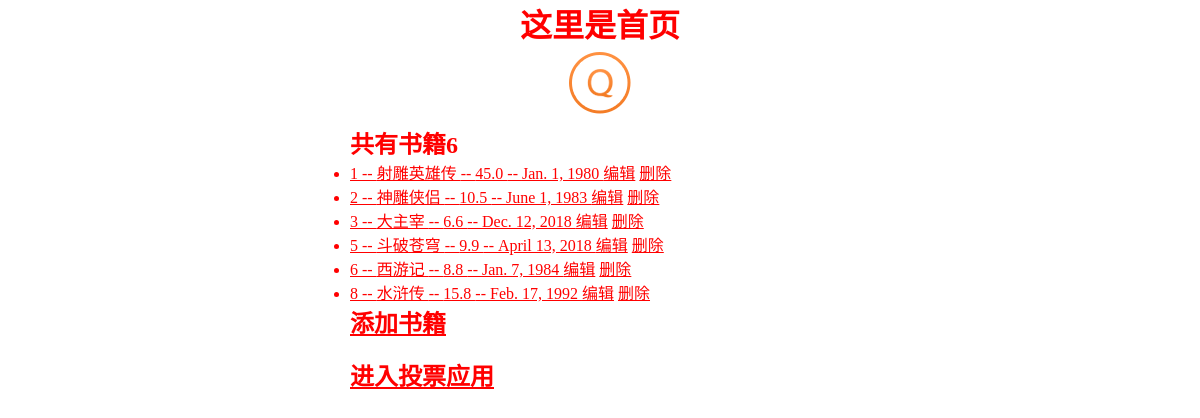
The app's page /, older data.
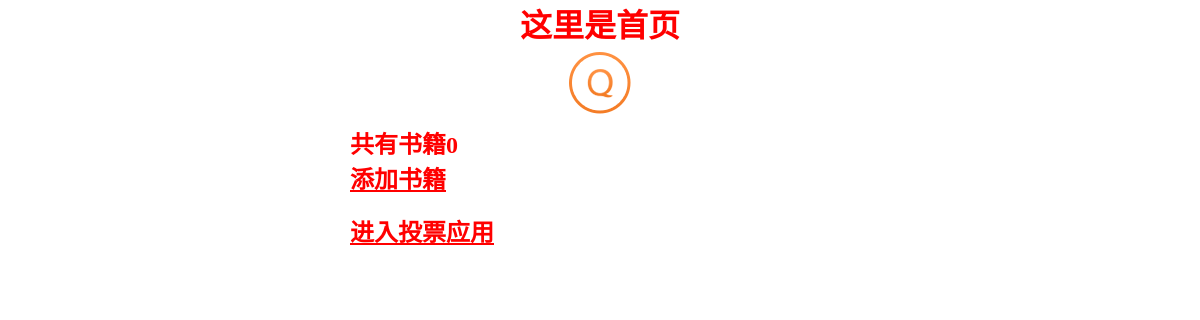
The same page, newer data.
### booktest/models.py (models this page shows)
class Book(models.Model):
    title = models.CharField(max_length=20)
    price = models.FloatField(default=0)
    pub_date = models.DateField(default="1983-06-01")
    def __str__(self):
        return self.title

### booktest/views.py (the view)
# urls.py: url(r'^$',views.index,name='index'),
def index(request):
    books = Book.objects.all()
    return render(request, 'index.html', {"books": books})

### templates/index.html (shortened to what this page needs)
<!DOCTYPE html>
<html lang="en">
<head>
    <link rel="stylesheet" href="/static/css/main.css">
</head>
<body>
    <div class="container">
        <h1 class="center">这里是首页</h1>
        <div>
            <div class="center">
                <img src="/static/img/tupian.png" alt="">
            </div>
             <h2>共有书籍{{books.count}}</h2>
            <ul>
                {% for book in books %}
                    <li>
                        <a href="{% url 'booktest:detail' book.id %}">  {{book.id}} -- {{book.title}} -- {{book.price}} -- {{book.pub_date}}  </a>
                        <a href="{% url 'booktest:editbook' book.id %}">编辑</a>
                        <a href="{% url 'booktest:deletebook' book.id %}"> 删除 </a>
                    </li>
                {% endfor %}
            </ul>
            <h2><a href="{% url 'booktest:addbook' %}">添加书籍</a></h2>
            <br>
            <h2><a href="{% url 'polls:pindex' %}">进入投票应用</a></h2>
        </div>
    </div>
</body>
</html>

### static/css/main.css (style rules this page uses)
* { margin:0; padding:0; color:red; }
.container { width:500px; margin:0 auto; }
.center { text-align:center; }

Row changes from the older to the newer data that the page shows:
removed Book: id "1", title "射雕英雄传", price "45.0", pub_date "Jan. 1, 1980"
removed Book: id "2", title "神雕侠侣", price "10.5", pub_date "June 1, 1983"
removed Book: id "3", title "大主宰", price "6.6", pub_date "Dec. 12, 2018"
removed Book: id "5", title "斗破苍穹", price "9.9", pub_date "April 13, 2018"
removed Book: id "6", title "西游记", price "8.8", pub_date "Jan. 7, 1984"
removed Book: id "8", title "水浒传", price "15.8", pub_date "Feb. 17, 1992"
Text that changed along with them:
{{ books.count }}: "6" → "0"
